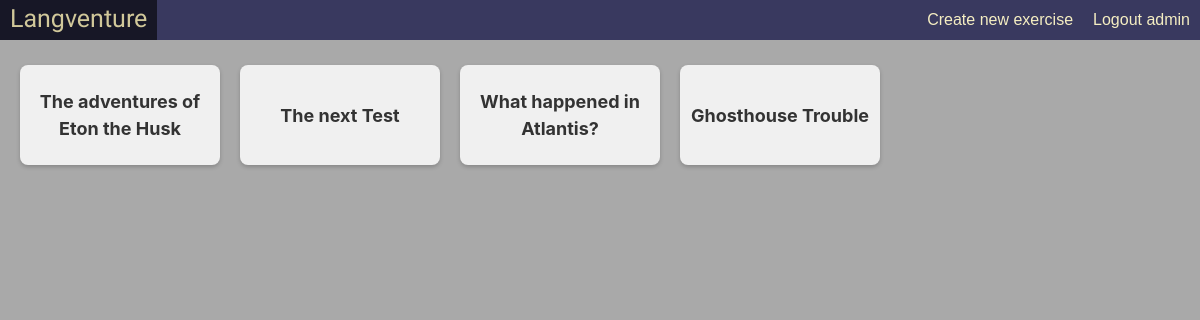
Page /update_menu (signed in) on the committed database.
### gapfiller/models.py (models this page shows)
class User(AbstractUser):
    pass

### story/models.py (models this page shows)
class Story(models.Model):
    name = models.TextField()
    finished = models.BooleanField(default=False)
    user = models.ForeignKey(User, on_delete=models.CASCADE, related_name="storys", default="")

### story/views.py (the view)
# urls.py: path("update_menu", views.update_menu, name="update_menu"),
@login_required
def update_menu(request):
    user = request.user
    stories = Story.objects.filter(user=user).all()
    return render(request, "story/update_menu.html", {
        "stories": stories
    })

### story/templates/story/update_menu.html
{% extends "gapfiller/layout.html" %}
{% block body %}
    <div class="story-list-container">
        {% for story in stories %}
            <a href="{% url 'update_story' story.id %}" class="story-list-item">
                <div class="story-list-content">
                    {{ story.name }}
                </div>
            </a>
        {% endfor %}
    </div>
{% endblock %}

### gapfiller/templates/gapfiller/layout.html (shortened to what this page needs)
{% load static %}
<html lang="en">
<head>
    <link
        rel="stylesheet"
        href="https://unpkg.com/purecss@2.0.3/build/pure-min.css"
    />
    <link
        rel="stylesheet"
        href="https://netdna.bootstrapcdn.com/font-awesome/4.0.3/css/font-awesome.css"
    />
    <link rel="stylesheet" href="https://cdn.jsdelivr.net/npm/bootstrap@4.3.1/dist/css/bootstrap.min.css">
    <link rel="stylesheet" href="{% static 'gapfiller/main_style.css' %}">
    <link rel="stylesheet" href="{% static 'gapfiller/story.css' %}">
</head>
<body>
    <div class="header">
        <a href="{% url 'index' %}" class="header_title">
            Langventure
        </a>
        {% if user.is_authenticated %}
            <a href="{% url 'index' %}"
               style="float:right;
                      font-family: sans-serif, Arial, Helvetica;
                      font-size:16px;
                      line-height:40px;
                      text-decoration:none;
                      font-weight:100;"
               class="header_title">
                Logout {{ user.get_username }}
            </a>
        {% endif %}
        <div class="dropdown">
            <button class="dropdown_button">Create new exercise</button>
        </div>
    </div>
    <div class="body_container">
        {% block body %}
        {% endblock %}
    </div>
</body>
</html>

### gapfiller/static/gapfiller/main_style.css (style rules this page uses)
body { margin:0px; padding:0px; background-color:darkgrey; /'lightgrey;*/ height:100%; min-height: 100%; }
.header { color: #f5eec2; background-color: #39395f; line-width:40px; height:40px; margin:0px; padding:0px; position: fixed; top:0; width:100%; }
.header_title { padding-left: 10px; padding-right: 10px; line-width:40px; height:40px; color: #f5eec2; font-family: Sriracha; font-size: 25px; float: left; text-decoration: none; }
html { height: 100%; min-height: 100%; }
.body_container { margin-top: 45px; height: 100%; }
.dropdown { color: #f5eec2; position: relative; display: inline-block; float: right; }
.dropdown_button { font-family: sans-serif, Arial, Helvetica; height: 40px; background-color: #39395f; line-height: 40px; color: #f5eec2; padding: 0 10px; font-size: 16px; border: none; cursor: pointer; }

### gapfiller/static/gapfiller/story.css (style rules this page uses)
.story-list-container { display: flex; flex-wrap: wrap; gap: 20px; padding: 20px; }
.story-list-item { display: flex; align-items: center; justify-content: center; width: 200px; height: 100px; background-color: #f0f0f0; border-radius: 8px; color: #333; text-decoration: none; box-shadow: 0 2px 4px rgba(0, 0, 0, 0.2); transition: all 0.3s ease; }
.story-list-content { font-size: 18px; font-weight: bold; text-align: center; }

### rows in the picture
User: get_username "admin"
Story: name "The adventures of Eton the Husk"
Story: name "The next Test"
Story: name "What happened in Atlantis?"
Story: name "Ghosthouse Trouble"
